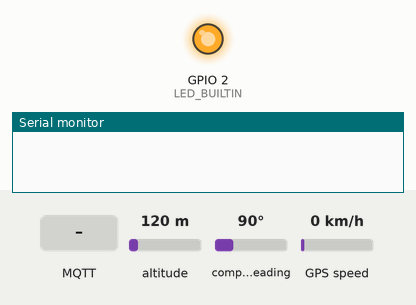
The sketch below on a simulated ESP8266 (NodeMCU). Parts: output pins drawn as LEDs (lit = HIGH, except the on-board LED, lit = LOW), the last lines printed to the serial monitor. Dashed ring = blinking. The test bench sets the inputs (shaded band); at power-on: altitude 120 m, compass heading 90°, GPS speed 0 km/h. WiFi joins after 1.5 s; servers stay silent unless stated; network time is answered at once with the bench clock; the local clock reads 2024-03-15 10:24:30 at power-on unless the sketch sets it; storage starts empty; the GPS gets a fix after 3 s at 37.7749, -122.4194 with 8 satellites; no MQTT or app messages arrive unless stated.

Above: at 0.0 s.
At 6.7 s:
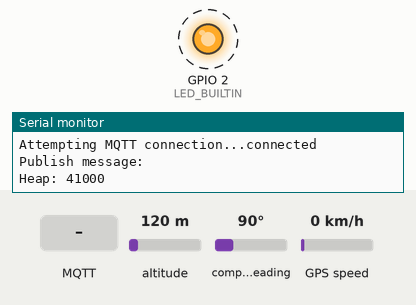
6.8 s: MQTT message "1" arrives on the first subscribed topic
11.2 s: MQTT message "on" arrives on the first subscribed topic
14.7 s: MQTT message "off" arrives on the first subscribed topic
Timing chart, 0 to 24.2 s (numbered marks = the images above; inputs shaded):
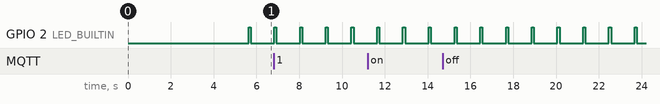

Measured:
- by itself, GPIO 2 (LED_BUILTIN): alternates HIGH for 0.10 s and LOW for 1.1 s

The sketch:

asw_gps_data.ino
```cpp
/*Developed by M V Subrahmanyam - https://www.linkedin.com/in/veera-subrahmanyam-mediboina-b63997145/
Project: AWS | NodeMCU ESP32 Tutorials
Electronics Innovation - www.electronicsinnovation.com

GitHub - https://github.com/VeeruSubbuAmi
YouTube - http://bit.ly/Electronics_Innovation

Upload date: 07 October 2019

AWS Iot Core

This example needs https://github.com/esp8266/arduino-esp8266fs-plugin

It connects to AWS IoT server then:
- publishes "hello world" to the topic "outTopic" every two seconds
- subscribes to the topic "inTopic", printing out any messages
*/

#include "FS.h"
#include <ESP8266WiFi.h>;
#include <PubSubClient.h>;
#include <NTPClient.h>;
#include <WiFiUdp.h>;

#include <TinyGPS++.h>
#include <SoftwareSerial.h>
/*
   This sample code demonstrates the normal use of a TinyGPS++ (TinyGPSPlus) object.
   It requires the use of SoftwareSerial, and assumes that you have a
   4800-baud serial GPS device hooked up on pins 4(rx) and 3(tx).
*/

//
// D1 to Rx of gps
// D2 to Tx of Gps
//
static const int RXPin = 4, TXPin = 5;
static const uint32_t GPSBaud = 9600;

// The TinyGPS++ object
TinyGPSPlus gps;

// The serial connection to the GPS device
SoftwareSerial ss(RXPin, TXPin);


// Update these with values suitable for your network.

const char *ssid = "skynet";
const char *password = "9806131711";

WiFiUDP ntpUDP;
NTPClient timeClient(ntpUDP, "pool.ntp.org");

const char *AWS_endpoint = "a3an4l5rg1sm5p-ats.iot.us-west-2.amazonaws.com"; // MQTT broker ip

void callback(char *topic, byte *payload, unsigned int length)
{
  Serial.print("Message arrived [");
  Serial.print(topic);
  Serial.print("] ");
  for (int i = 0; i < length; i++)
  {
    Serial.print((char)payload[i]);
  }
  Serial.println();
}
WiFiClientSecure espClient;
PubSubClient client(AWS_endpoint, 8883, callback, espClient); // set MQTT port number to 8883 as per //standard
long lastMsg = 0;
char msg[50];
int value = 0;

void setup_wifi()
{

  delay(10);
  // We start by connecting to a WiFi network
  espClient.setBufferSizes(512, 512);
  Serial.println();
  Serial.print("Connecting to ");
  Serial.println(ssid);

  WiFi.begin(ssid, password);

  while (WiFi.status() != WL_CONNECTED)
  {
    delay(500);
    Serial.print(".");
  }

  Serial.println("");
  Serial.println("WiFi connected");
  Serial.println("IP address: ");
  Serial.println(WiFi.localIP());

  timeClient.begin();
  while (!timeClient.update())
  {
    timeClient.forceUpdate();
  }

  espClient.setX509Time(timeClient.getEpochTime());
}

void reconnect()
{
  // Loop until we're reconnected
  while (!client.connected())
  {
    Serial.print("Attempting MQTT connection...");
    // Attempt to connect
    if (client.connect("GPS_testing"))
    {
      Serial.println("connected");
      // Once connected, publish an announcement...
      client.publish("outTopic", "hello world");
      // ... and resubscribe
      client.subscribe("inTopic");
    }
    else
    {
      Serial.print("failed, rc=");
      Serial.print(client.state());
      Serial.println(" try again in 5 seconds");

      char buf[256];
      espClient.getLastSSLError(buf, 256);
      Serial.print("WiFiClientSecure SSL error: ");
      Serial.println(buf);

      // Wait 5 seconds before retrying
      delay(5000);
    }
  }
}

void setup()
{

  Serial.begin(115200);
  Serial.setDebugOutput(true);
  // initialize digital pin LED_BUILTIN as an output.
  pinMode(LED_BUILTIN, OUTPUT);
  setup_wifi();
  delay(1000);
  if (!SPIFFS.begin())
  {
    Serial.println("Failed to mount file system");
    return;
  }

  Serial.print("Heap: ");
  Serial.println(ESP.getFreeHeap());

  // Load certificate file
  File cert = SPIFFS.open("/cert.der", "r"); // replace cert.crt eith your uploaded file name
  if (!cert)
  {
    Serial.println("Failed to open cert file");
  }
  else
    Serial.println("Success to open cert file");

  delay(1000);

  if (espClient.loadCertificate(cert))
    Serial.println("cert loaded");
  else
    Serial.println("cert not loaded");

  // Load private key file
  File private_key = SPIFFS.open("/private.der", "r"); // replace private eith your uploaded file name
  if (!private_key)
  {
    Serial.println("Failed to open private cert file");
  }
  else
    Serial.println("Success to open private cert file");

  delay(1000);

  if (espClient.loadPrivateKey(private_key))
    Serial.println("private key loaded");
  else
    Serial.println("private key not loaded");

  // Load CA file
  File ca = SPIFFS.open("/ca.der", "r"); // replace ca eith your uploaded file name
  if (!ca)
  {
    Serial.println("Failed to open ca ");
  }
  else
    Serial.println("Success to open ca");

  delay(1000);

  if (espClient.loadCACert(ca))
    Serial.println("ca loaded");
  else
    Serial.println("ca failed");


    // gps set up
     ss.begin(GPSBaud);


  Serial.print("Heap: ");
  Serial.println(ESP.getFreeHeap());


}


String toAwsData = "";

String support_str = "";


void loop()
{


  if (!client.connected())
  {
    reconnect();
  }
  client.loop();

  long now = millis();
  if (now - lastMsg > 2000)
  {
    lastMsg = now;
    ++value;
    snprintf(msg, 75, "{\"message\": \"hello world #%ld\"}", value);
    Serial.print("Publish message: ");
//    Serial.println(msg);
//    client.publish("outTopic", msg);

    gps.location.isValid()  ? client.publish("outTopic", toAwsData.c_str()): Serial.println(toAwsData);

    Serial.println(toAwsData);
    Serial.print("Heap: ");
    Serial.println(ESP.getFreeHeap()); // Low heap can cause problems
  }
  digitalWrite(LED_BUILTIN, HIGH); // turn the LED on (HIGH is the voltage level)
  delay(100);                      // wait for a second
  digitalWrite(LED_BUILTIN, LOW);  // turn the LED off by making the voltage LOW
  delay(100);                      // wait for a second


//
// static const double LONDON_LAT = 51.508131, LONDON_LON = -0.128002;
//
//  printInt(gps.satellites.value(), gps.satellites.isValid(), 5);
//  printFloat(gps.hdop.hdop(), gps.hdop.isValid(), 6, 1);
//  printFloat(gps.location.lat(), gps.location.isValid(), 11, 6);
//  printFloat(gps.location.lng(), gps.location.isValid(), 12, 6);
//  printInt(gps.location.age(), gps.location.isValid(), 5);
//  printDateTime(gps.date, gps.time);
//  printFloat(gps.altitude.meters(), gps.altitude.isValid(), 7, 2);
//  printFloat(gps.course.deg(), gps.course.isValid(), 7, 2);
//  printFloat(gps.speed.kmph(), gps.speed.isValid(), 6, 2);
//  printStr(gps.course.isValid() ? TinyGPSPlus::cardinal(gps.course.deg()) : "*** ", 6);

//  unsigned long distanceKmToLondon =
//    (unsigned long)TinyGPSPlus::distanceBetween(
//      gps.location.lat(),
//      gps.location.lng(),
//      LONDON_LAT,
//      LONDON_LON) / 1000;
//  printInt(distanceKmToLondon, gps.location.isValid(), 9);
//
//  double courseToLondon =
//    TinyGPSPlus::courseTo(
//      gps.location.lat(),
//      gps.location.lng(),
//      LONDON_LAT,
//      LONDON_LON);
//
//  printFloat(courseToLondon, gps.location.isValid(), 7, 2);
//
//  const char *cardinalToLondon = TinyGPSPlus::cardinal(courseToLondon);
//
//  printStr(gps.location.isValid() ? cardinalToLondon : "*** ", 6);
//
//  printInt(gps.charsProcessed(), true, 6);
//  printInt(gps.sentencesWithFix(), true, 10);
//  printInt(gps.failedChecksum(), true, 9);
//  Serial.println();

//String toAwsData = ""+
//
////  printInt(gps.satellites.value(), gps.satellites.isValid(), 5);
////  printFloat(gps.hdop.hdop(), gps.hdop.isValid(), 6, 1);
////  printFloat(gps.location.lat(), gps.location.isValid(), 11, 6);
////  printFloat(gps.location.lng(), gps.location.isValid(), 12, 6);
////  printInt(gps.location.age(), gps.location.isValid(), 5);
////  printDateTime(gps.date, gps.time);
////  printFloat(gps.altitude.meters(), gps.altitude.isValid(), 7, 2);
////  printFloat(gps.course.deg(), gps.course.isValid(), 7, 2);
////  printFloat(gps.speed.kmph(), gps.speed.isValid(), 6, 2);
////  printStr(gps.course.isValid() ? TinyGPSPlus::cardinal(gps.course.deg()) : "*** ", 6);
//
//  "satellites :"+( gps.satellites.isValid()? gps.satellites.value()  :  "NaN")+
//  "hdop :"+(gps.hdop.isValid() ?  gps.hdop.hdop():  "NaN")+
//  "lat :"+(gps.location.isValid()? gps.location.lat() :  "NaN")+
//  "lng :"+(gps.location.isValid()?  gps.location.lng() :  "NaN")+
//  "age :"+(gps.location.isValid()? gps.location.age() :  "NaN")+
////  "date :"+(?  :  "NaN")+
////  "time :"+(?  :  "NaN")+
//  "altitude :"+( gps.altitude.isValid() ? (gps.altitude.meters()  :  "NaN")+
//  " course:"+( gps.course.isValid() ?   gps.course.deg() :  "NaN")+
//  " speed:"+( gps.speed.isValid()? gps.speed.kmph()  :  "NaN")+
////  "course :"+( gps.course.isValid()?  :  "NaN")+
////  " :"+(?  :  "NaN")+
//// (gps.course.isValid() ? TinyGPSPlus::cardinal(gps.course.deg()) : "*** ")+
//
// "";


    toAwsData = support_str + "{" +
                "\"lat\":" + (gps.location.isValid() ?  "\""+ String(gps.location.lat(),7) + "\"," : "null,") +
                "\"lng\":" + (gps.location.isValid() ? "\""+String(gps.location.lng(),7) + "\"," : "null,") +
                "\"alt\":" + (gps.altitude.isValid() ? "\""+String(gps.altitude.meters(),3)+ "\"," : "null,") +
                  "\"age\":" + (gps.location.isValid() ? "\""+String(gps.location.age()) + "\"," : "null,") +
                "\"crs\":" + (gps.course.isValid() ? "\""+String(gps.course.deg(),3)+ "\"," : "null,") +
                "\"spd\":" + (gps.speed.isValid() ? "\""+String(gps.speed.kmph(),2)+ "\"" : "null") +

                "}";

smartDelay(1000);


  if (millis() > 5000 && gps.charsProcessed() < 10)
    {Serial.println(F("No GPS data received: check wiring"));}
}


//// This custom version of delay() ensures that the gps object
//// is being "fed".
static void smartDelay(unsigned long ms)
{
  unsigned long start = millis();
  do
  {
    while (ss.available())
      gps.encode(ss.read());
  } while (millis() - start < ms);
}
//
//static void printFloat(float val, bool valid, int len, int prec)
//{
//  if (!valid)
//  {
//    while (len-- > 1)
//      Serial.print('*');
//    Serial.print(' ');
//  }
//  else
//  {
//    Serial.print(val, prec);
//    int vi = abs((int)val);
//    int flen = prec + (val < 0.0 ? 2 : 1); // . and -
//    flen += vi >= 1000 ? 4 : vi >= 100 ? 3 : vi >= 10 ? 2 : 1;
//    for (int i=flen; i<len; ++i)
//      Serial.print(' ');
//  }
//  smartDelay(0);
//}
//
//static void printInt(unsigned long val, bool valid, int len)
//{
//  char sz[32] = "*****************";
//  if (valid)
//    sprintf(sz, "%ld", val);
//  sz[len] = 0;
//  for (int i=strlen(sz); i<len; ++i)
//    sz[i] = ' ';
//  if (len > 0)
//    sz[len-1] = ' ';
//  Serial.print(sz);
//  smartDelay(0);
//}
//
//static void printDateTime(TinyGPSDate &d, TinyGPSTime &t)
//{
//  if (!d.isValid())
//  {
//    Serial.print(F("********** "));
//  }
//  else
//  {
//    char sz[32];
//    sprintf(sz, "%02d/%02d/%02d ", d.month(), d.day(), d.year());
//    Serial.print(sz);
//  }
//
//  if (!t.isValid())
//  {
//    Serial.print(F("******** "));
//  }
//  else
//  {
//    char sz[32];
//    sprintf(sz, "%02d:%02d:%02d ", t.hour(), t.minute(), t.second());
//    Serial.print(sz);
//  }
//
//  printInt(d.age(), d.isValid(), 5);
//  smartDelay(0);
//}
//
//static void printStr(const char *str, int len)
//{
//  int slen = strlen(str);
//  for (int i=0; i<len; ++i)
//    Serial.print(i<slen ? str[i] : ' ');
//  smartDelay(0);
//}
```
